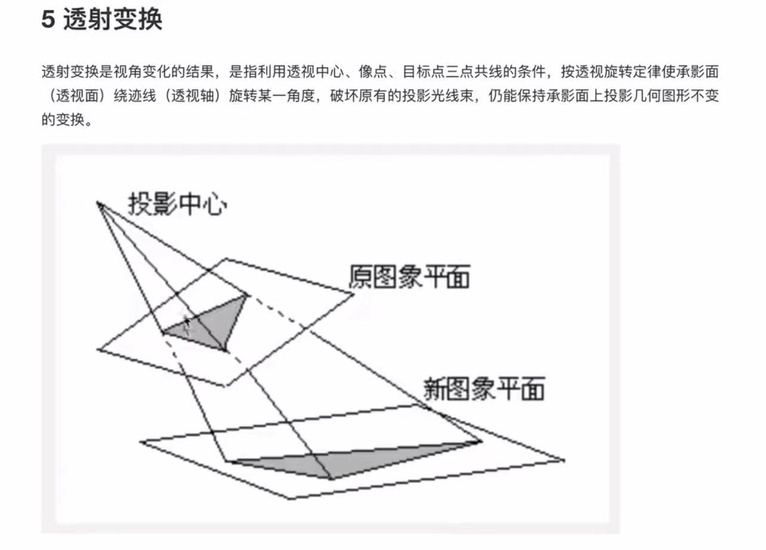
#> input picture image_transform/theory_1.jpg, 766 x 550 px, shrunk from 1284 x 923 before the run, given in place of aimyon.jpg, which was not available
$ jupyter execute test.ipynb   (text cells are left out)
#> lines starting #> are read from the running program, lines starting #| are printed output that depends on the picture; after the words box and inside, x2 and y2 are one past the last pixel; in counts of white or black regions, pixels touching at a corner belong together; pictures that were not available may be replaced by others from this repository, and a replacement may not be noted
[cell 1]
import cv2 as cv
import numpy as np
import matplotlib.pyplot as plt
img=cv.imread('D:\image\\aimyon.jpg')
#> img is the input picture: shape (550, 766, 3); mean B, G, R 244.4, 243.9, 244.1
plt.imshow(img[:,:,::-1])

[cell 2]
xsobel=cv.Sobel(img,cv.CV_16S,1,0)
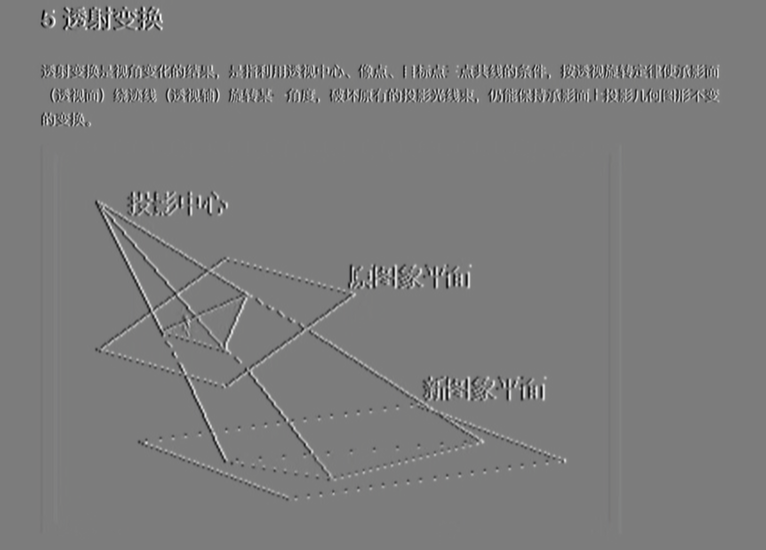
#> xsobel: shape (550, 766, 3) int16; mean B, G, R 0, 0, 0; drawn with min black and max white
ysobel=cv.Sobel(img,cv.CV_16S,0,1)
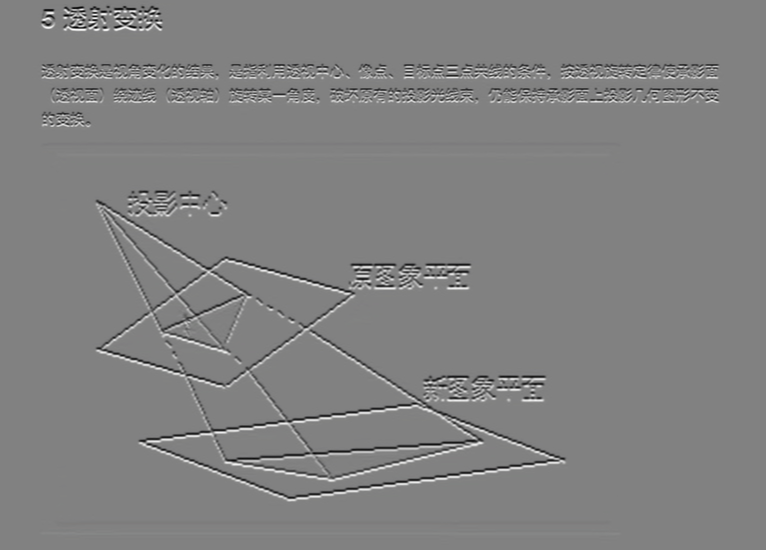
#> ysobel: shape (550, 766, 3) int16; mean B, G, R 0, 0, 0; drawn with min black and max white
absx=cv.convertScaleAbs(xsobel)
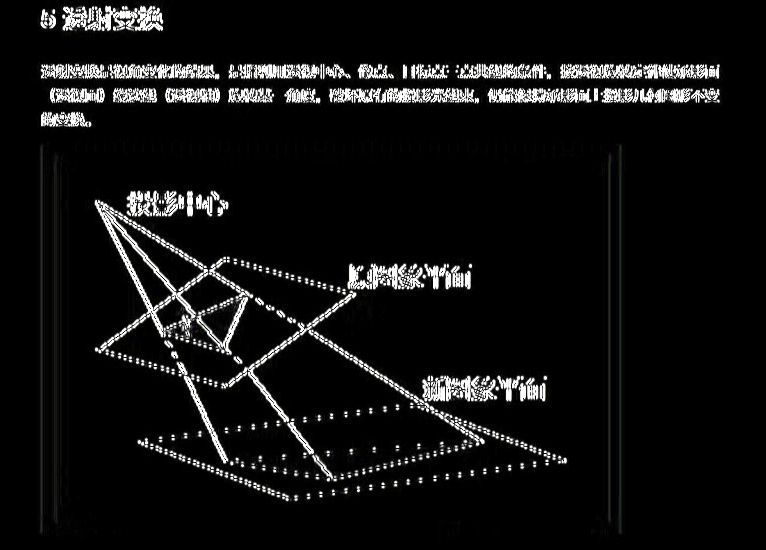
#> absx: shape (550, 766, 3); mean B, G, R 17.4, 17.5, 17.5
absy=cv.convertScaleAbs(ysobel)
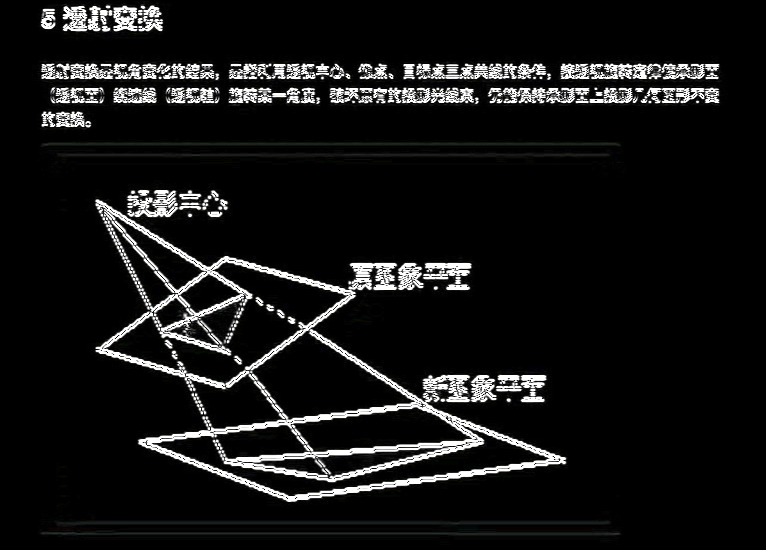
#> absy: shape (550, 766, 3); mean B, G, R 21.4, 21.5, 21.5
result=cv.addWeighted(absx,0.5,absy,0.5,0)
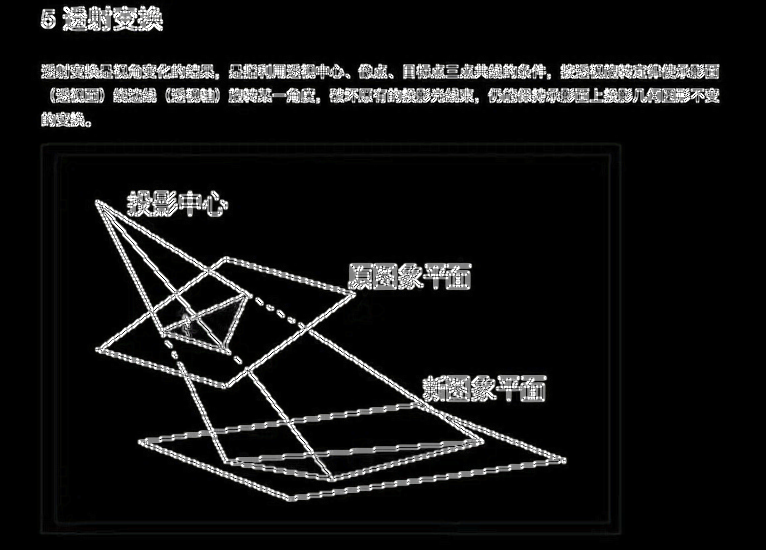
#> result: shape (550, 766, 3); mean B, G, R 19.4, 19.5, 19.5
plt.imshow(result[:,:,::-1])

[cell 3]
xsobel1=cv.Sobel(img,cv.CV_16S,1,0,-1)
ysobel1=cv.Sobel(img,cv.CV_16S,0,1,-1)
absx1=cv.convertScaleAbs(xsobel1)
absy1=cv.convertScaleAbs(ysobel1)
result1=cv.addWeighted(absx1,0.5,absy1,0.5,0)
plt.imshow(result1[:,:,::-1])

[cell 4]
lap=cv.Laplacian(img,cv.CV_16S)
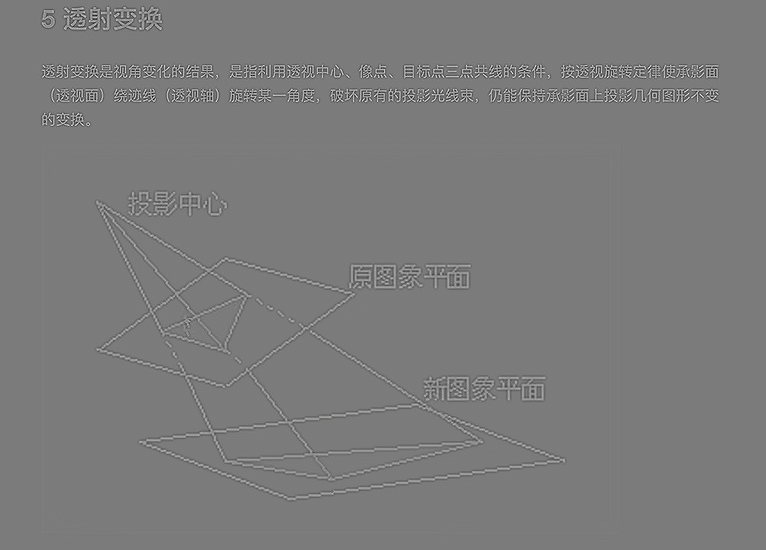
#> lap: shape (550, 766, 3) int16; mean B, G, R 0, 0, 0; drawn with min black and max white
lap_abs=cv.convertScaleAbs(lap)
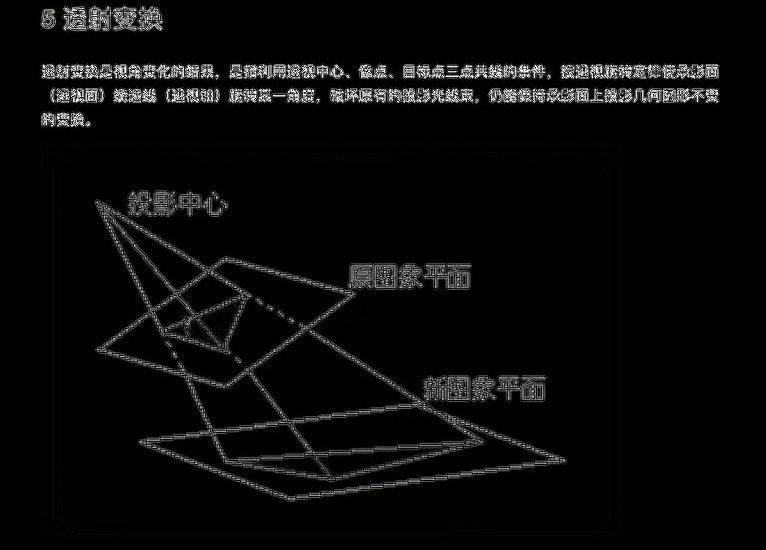
#> lap_abs: shape (550, 766, 3); mean B, G, R 10.2, 10.2, 10.2
plt.imshow(lap_abs[:,:,::-1])

[cell 5]
img_gray=cv.imread('D:\image\\aimyon.jpg',0)
#> img_gray: shape (550, 766); min 0, max 255, mean 244
lap1=cv.Laplacian(img_gray,cv.CV_16S)
lap_abs1=cv.convertScaleAbs(lap1)
plt.imshow(lap_abs1,'gray')

[cell 6]
txsobel=cv.Sobel(img_gray,cv.CV_16S,1,0)
tysobel=cv.Sobel(img_gray,cv.CV_16S,0,1)
txabs=cv.convertScaleAbs(txsobel)
tyabs=cv.convertScaleAbs(tysobel)
result_abs=cv.addWeighted(txabs,0.5,tyabs,0.5,0)
plt.imshow(result_abs,'gray')

[cell 7]
compare=cv.imread('D:\Code\Opencv\edgeDetection\compare.png')
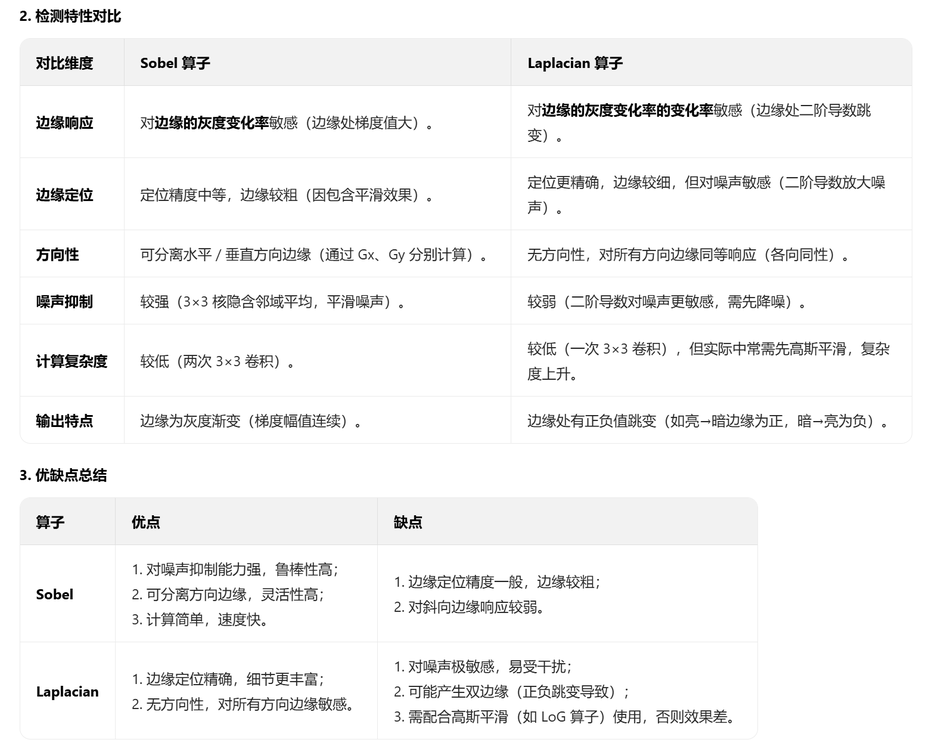
#> input picture edgeDetection/compare.png, 938 x 752 px, shrunk from 1574 x 1261 before the run, found by its file name
#> compare is the input picture: shape (752, 938, 3); min 0, max 255, mean 243.9
apply=cv.imread('D:\Code\Opencv\edgeDetection\\apply.png')
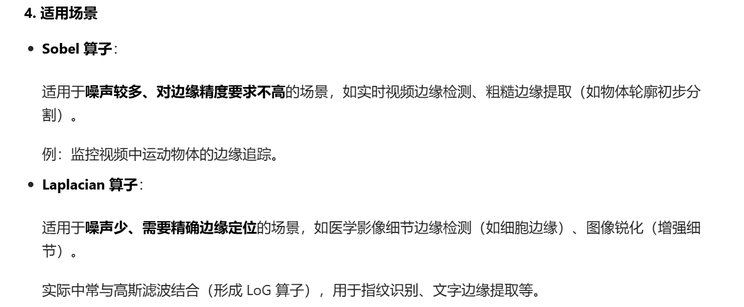
#> input picture edgeDetection/apply.png, 744 x 307 px, shrunk from 1247 x 515 before the run, found by its file name
#> apply is the input picture: shape (307, 744, 3); min 0, max 255, mean 243.7
plt.imshow(compare[:,:,::-1])

[cell 8]
plt.imshow(apply[:,:,::-1])

[cell 9]
canny=cv.Canny(img_gray,10,100)
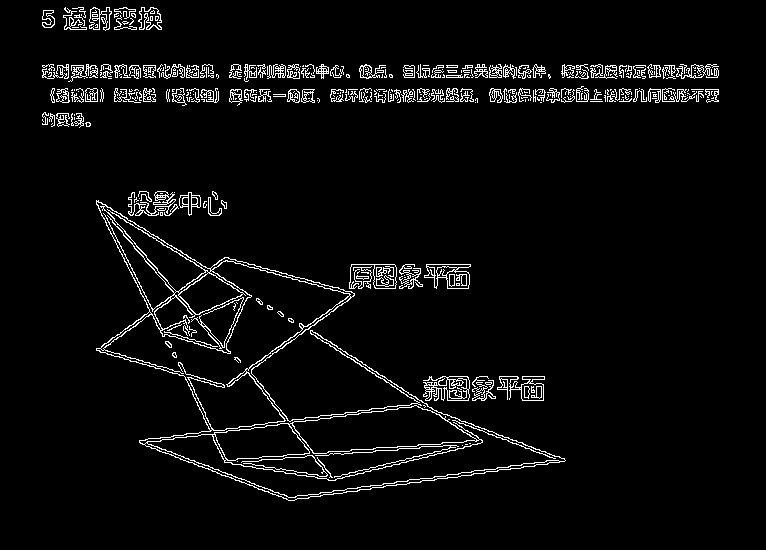
#> canny: shape (550, 766); 4.2% white in thin lines or dots, all inside (x1, y1, x2, y2) = (42, 7, 719, 501)
plt.imshow(canny,'gray')
